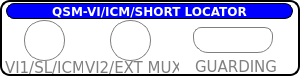
   <widget class="QFrame" name="frame_3">
    <property name="geometry">
     <rect>
      <x>18</x>
      <y>80</y>
      <width>300</width>
      <height>76</height>
     </rect>
    </property>
    <property name="styleSheet">
     <string notr="true">QFrame{border:2px solid black; background-color: rgba(0,0,0,0);border-radius:10px;}
QLabel{border:1px solid rgba(0,0,0,0);}

</string>
    </property>
    <property name="frameShape">
     <enum>QFrame::StyledPanel</enum>
    </property>
    <property name="frameShadow">
     <enum>QFrame::Raised</enum>
    </property>
    <widget class="QLabel" name="label_31">
     <property name="geometry">
      <rect>
       <x>6</x>
       <y>3</y>
       <width>287</width>
       <height>16</height>
      </rect>
     </property>
     <property name="font">
      <font>
       <family>DejaVu Sans</family>
       <weight>75</weight>
       <bold>true</bold>
      </font>
     </property>
     <property name="styleSheet">
      <string notr="true">background-color:blue;
color:white;
border:1px solid black;
border-radius:8px;</string>
     </property>
     <property name="text">
      <string>QSM-VI/ICM/SHORT LOCATOR</string>
     </property>
     <property name="alignment">
      <set>Qt::AlignCenter</set>
     </property>
    </widget>
    <widget class="QLabel" name="label_33">
     <property name="geometry">
      <rect>
       <x>140</x>
       <y>119</y>
       <width>60</width>
       <height>17</height>
      </rect>
     </property>
     <property name="font">
      <font>
       <family>DejaVu Sans</family>
       <pointsize>11</pointsize>
       <weight>50</weight>
       <bold>false</bold>
      </font>
     </property>
     <property name="styleSheet">
      <string notr="true">color:black;</string>
     </property>
     <property name="text">
      <string>GUARD</string>
     </property>
    </widget>
    <widget class="QFrame" name="vi2">
     <property name="geometry">
      <rect>
       <x>110</x>
       <y>20</y>
       <width>41</width>
       <height>41</height>
      </rect>
     </property>
     <property name="styleSheet">
      <string notr="true">border:1px solid gray;border-radius:20px;
image: url(:/new/prefix1/Button-Blank-Gray-icon.png);</string>
     </property>
     <property name="frameShape">
      <enum>QFrame::StyledPanel</enum>
     </property>
     <property name="frameShadow">
      <enum>QFrame::Raised</enum>
     </property>
    </widget>
    <widget class="QLabel" name="label_55">
     <property name="geometry">
      <rect>
       <x>0</x>
       <y>59</y>
       <width>84</width>
       <height>17</height>
      </rect>
     </property>
     <property name="font">
      <font>
       <family>DejaVu Sans</family>
       <pointsize>11</pointsize>
       <weight>50</weight>
       <bold>false</bold>
      </font>
     </property>
     <property name="styleSheet">
      <string notr="true">color:gray;</string>
     </property>
     <property name="text">
      <string>VI1/SL/ICM</string>
     </property>
    </widget>
    <widget class="QLabel" name="label_58">
     <property name="geometry">
      <rect>
       <x>80</x>
       <y>59</y>
       <width>100</width>
       <height>17</height>
      </rect>
     </property>
     <property name="font">
      <font>
       <family>DejaVu Sans</family>
       <pointsize>11</pointsize>
       <weight>50</weight>
       <bold>false</bold>
      </font>
     </property>
     <property name="styleSheet">
      <string notr="true">color:gray;</string>
     </property>
     <property name="text">
      <string>VI2/EXT MUX</string>
     </property>
    </widget>
    <widget class="QFrame" name="vi1">
     <property name="geometry">
      <rect>
       <x>24</x>
       <y>20</y>
       <width>41</width>
       <height>41</height>
      </rect>
     </property>
     <property name="styleSheet">
      <string notr="true">border:1px solid gray;border-radius:20px;
image: url(:/new/prefix1/Button-Blank-Gray-icon.png);</string>
     </property>
     <property name="frameShape">
      <enum>QFrame::StyledPanel</enum>
     </property>
     <property name="frameShadow">
      <enum>QFrame::Raised</enum>
     </property>
    </widget>
    <widget class="QLabel" name="label_59">
     <property name="geometry">
      <rect>
       <x>190</x>
       <y>58</y>
       <width>90</width>
       <height>17</height>
      </rect>
     </property>
     <property name="font">
      <font>
       <family>DejaVu Sans</family>
       <pointsize>11</pointsize>
       <weight>50</weight>
       <bold>false</bold>
      </font>
     </property>
     <property name="styleSheet">
      <string notr="true">color:gray;</string>
     </property>
     <property name="text">
      <string>GUARDING</string>
     </property>
    </widget>
    <widget class="QFrame" name="frame_21">
     <property name="geometry">
      <rect>
       <x>193</x>
       <y>27</y>
       <width>80</width>
       <height>26</height>
      </rect>
     </property>
     <property name="font">
      <font>
       <family>DejaVu Sans</family>
      </font>
     </property>
     <property name="styleSheet">
      <string notr="true"> border:1px solid gray;
 border-top-right-radius: 8px;
 border-top-left-radius: 8px;
 border-bottom-right-radius: 15px;
 border-bottom-left-radius: 15px;</string>
     </property>
     <property name="frameShape">
      <enum>QFrame::StyledPanel</enum>
     </property>
     <property name="frameShadow">
      <enum>QFrame::Raised</enum>
     </property>
    </widget>
   </widget>
